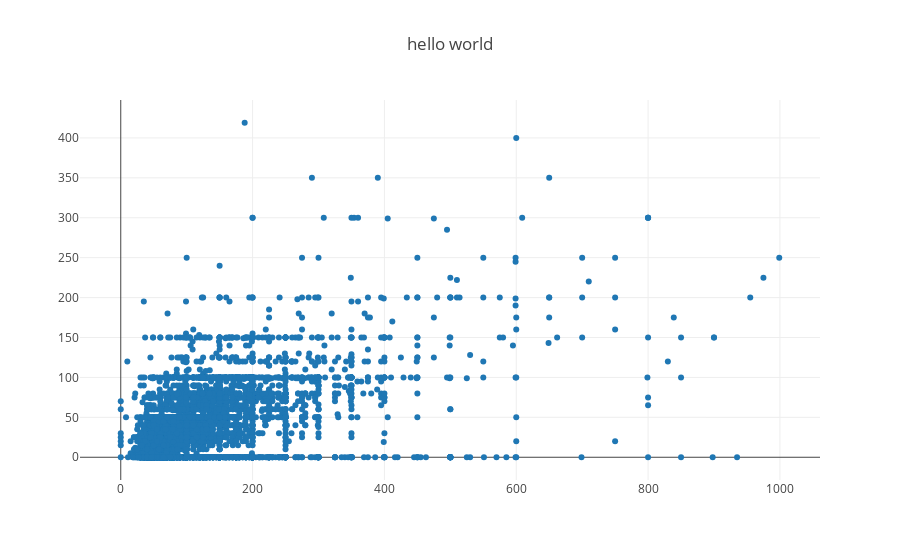

Notebook source saved alongside this figure:
### Markdown cell above
## Addressing Cleaning_Fee variable...

### Code cell
import plotly
from plotly.graph_objs import Scatter, Layout

plotly.offline.iplot({
    "data": [Scatter(x=nyc_data_subset['price'], y=nyc_data_subset['cleaning_fee'], mode = 'markers', opacity=1)],
    "layout": Layout(title="hello world")
})

### Figure 1 — Plotly figure (JSON) as saved in the notebook; plotly's stock layout.template omitted (floating-point values rounded to 4 significant figures; data arrays with more than 128 entries replaced by an {"elided": "..."} marker saying what was removed)
{"data": [{"mode": "markers", "opacity": 1, "type": "scatter", "x": {"elided": "4843 int values"}, "y": {"elided": "4843 int values"}}], "layout": {"title": "hello world"}}
